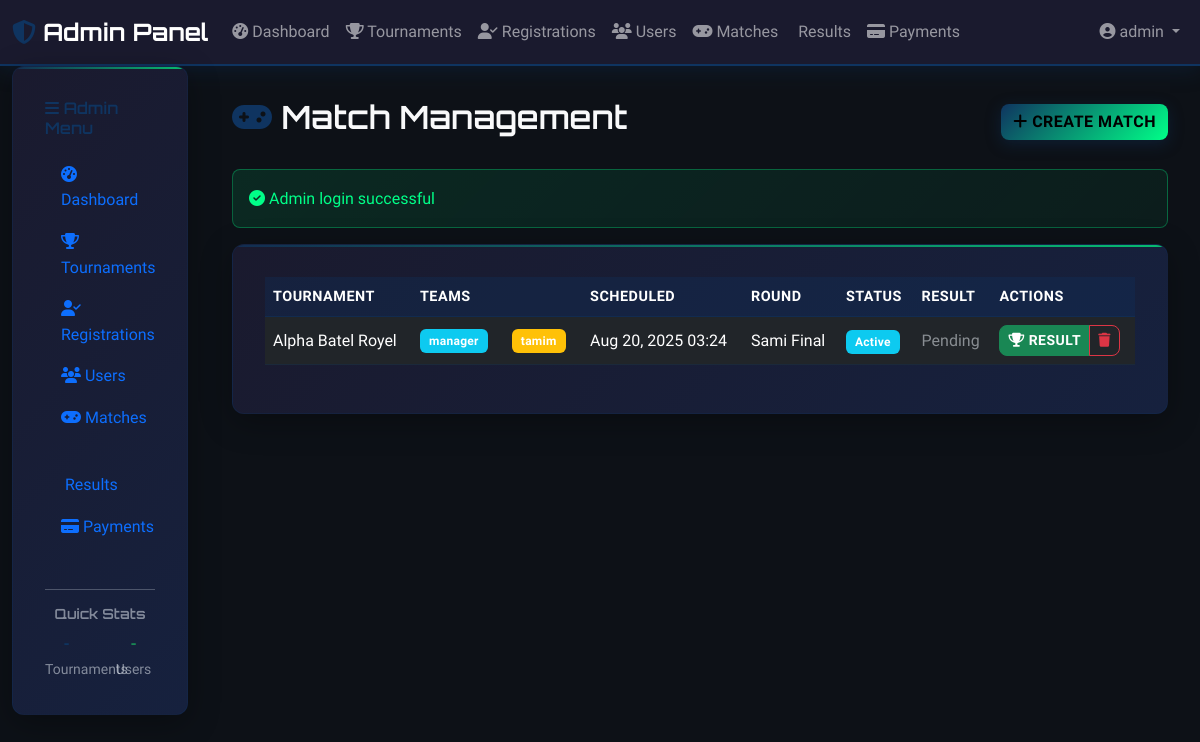
The page /admin/matches.php (signed in) on the database its author committed.
### tables this page shows
CREATE TABLE matches (
                    id INTEGER PRIMARY KEY AUTOINCREMENT,
                    tournament_id INTEGER NOT NULL,
                    team1_id INTEGER NOT NULL,
                    team2_id INTEGER NOT NULL,
                    team1_name VARCHAR(100),
                    team2_name VARCHAR(100),
                    status VARCHAR(20) DEFAULT 'scheduled',
                    score1 INTEGER,
                    score2 INTEGER,
                    winner_id INTEGER,
                    scheduled_at DATETIME,
                    started_at DATETIME,
                    completed_at DATETIME,
                    created_at DATETIME DEFAULT CURRENT_TIMESTAMP, scheduled_date DATETIME, updated_at TIMESTAMP DEFAULT CURRENT_TIMESTAMP, round VARCHAR(50), notes TEXT,
                    FOREIGN KEY (tournament_id) REFERENCES tournaments(id) ON DELETE CASCADE,
                    FOREIGN KEY (team1_id) REFERENCES users(id),
                    FOREIGN KEY (team2_id) REFERENCES users(id),
                    FOREIGN KEY (winner_id) REFERENCES users(id)
                );

CREATE TABLE tournaments (
                    id INTEGER PRIMARY KEY AUTOINCREMENT,
                    name VARCHAR(200) NOT NULL,
                    description TEXT,
                    game_type VARCHAR(100) NOT NULL,
                    max_teams INTEGER NOT NULL,
                    entry_fee DECIMAL(10,2) DEFAULT 0,
                    prize_pool DECIMAL(10,2) DEFAULT 0,
                    start_date DATETIME,
                    end_date DATETIME,
                    status VARCHAR(20) DEFAULT 'upcoming',
                    thumbnail VARCHAR(255),
                    created_at DATETIME DEFAULT CURRENT_TIMESTAMP,
                    updated_at DATETIME DEFAULT CURRENT_TIMESTAMP
                , winner_id INTEGER, runner_up_id INTEGER, third_place_id INTEGER, winner_prize DECIMAL(10,2) DEFAULT 0.00, runner_up_prize DECIMAL(10,2) DEFAULT 0.00, third_place_prize DECIMAL(10,2) DEFAULT 0.00);

### includes/functions.php (called while the page is built, shortened)
<?php
function getFlashMessage() {
    if (isset($_SESSION['flash_message'])) {
        $message = $_SESSION['flash_message'];
        $type = $_SESSION['flash_type'] ?? 'info';
        return ['message' => $message, 'type' => $type];
    }
    return null;
}
function formatDate($date, $format = 'M d, Y H:i') {
    return date($format, strtotime($date));
}
?>

### admin/matches.php (the view, shortened to what this page needs)
<?php
require_once '../config/config.php';
$action = $_GET['action'] ?? 'list';
$tournamentId = $_GET['tournament_id'] ?? null;
$success = '';
if ($action === 'list') {
    $whereClause = '';
    $params = [];
    $stmt = $pdo->prepare("
        SELECT m.*, t.name as tournament_name,
               u1.username as team1_name, u2.username as team2_name,
               uw.username as winner_name
        FROM matches m
        JOIN tournaments t ON m.tournament_id = t.id
        JOIN users u1 ON m.team1_id = u1.id
        JOIN users u2 ON m.team2_id = u2.id
        LEFT JOIN users uw ON m.winner_id = uw.id
        $whereClause
        ORDER BY m.scheduled_date DESC, m.created_at DESC
    ");
    $stmt->execute($params);
    $matches = $stmt->fetchAll();
}
$flash = getFlashMessage();
if ($flash) {
    if ($flash['type'] === 'success') $success = $flash['message'];
    else $error = $flash['message'];
}
?>
<!DOCTYPE html>
<html lang="en">
<head>
    <link href="https://cdn.jsdelivr.net/npm/bootstrap@5.3.0/dist/css/bootstrap.min.css" rel="stylesheet">
    <link rel="stylesheet" href="https://cdnjs.cloudflare.com/ajax/libs/font-awesome/6.4.0/css/all.min.css">
    <link rel="stylesheet" href="../assets/css/style.css">
</head>
<body>
    <?php include '../includes/navbar.php'; ?>
    <div class="container-fluid">
        <div class="row">
            <?php include '../includes/sidebar.php'; ?>
            <div class="col-lg-10 main-content">
                <div class="d-flex justify-content-between align-items-center mb-4">
                    <h2 class="text-light">
                        <i class="fas fa-gamepad text-accent"></i> Match Management
                    </h2>
                    <div>
                        <?php if ($action === 'list'): ?>
                            <a href="?action=create<?= $tournamentId ? '&tournament_id=' . $tournamentId : '' ?>" class="btn btn-accent">
                                <i class="fas fa-plus"></i> Create Match
                            </a>
                        <?php else: ?>
                            <a href="?<?= $tournamentId ? 'tournament_id=' . $tournamentId : '' ?>" class="btn btn-outline-light">
                                <i class="fas fa-arrow-left"></i> Back to List
                            </a>
                        <?php endif; ?>
                    </div>
                </div>
                <?php if ($success): ?>
                    <div class="alert alert-success">
                        <i class="fas fa-check-circle"></i> <?= htmlspecialchars($success) ?>
                    </div>
                <?php endif; ?>
                <?php if ($action === 'list'): ?>
                    <div class="gaming-card">
                        <?php if (empty($matches)): ?>
                            <div class="text-center text-light-50 py-5">
                                <i class="fas fa-gamepad fa-4x mb-3"></i>
                                <h4>No Matches Found</h4>
                                <p>Create your first match to get started</p>
                                <a href="?action=create<?= $tournamentId ? '&tournament_id=' . $tournamentId : '' ?>" class="btn btn-accent">
                                    <i class="fas fa-plus"></i> Create Match
                                </a>
                            </div>
                        <?php else: ?>
                            <div class="table-responsive">
                                <table class="table table-dark table-hover">
                                    <thead>
                                        <tr>
                                            <th>Tournament</th>
                                            <th>Teams</th>
                                            <th>Scheduled</th>
                                            <th>Round</th>
                                            <th>Status</th>
                                            <th>Result</th>
                                            <th>Actions</th>
                                        </tr>
                                    </thead>
                                    <tbody>
                                        <?php foreach ($matches as $match): ?>
                                            <tr>
                                                <td><?= htmlspecialchars($match['tournament_name']) ?></td>
                                                <td>
                                                    <div class="d-flex align-items-center">
                                                        <span class="badge bg-info me-2"><?= htmlspecialchars($match['team1_name']) ?></span>
                                                        <span class="badge bg-warning"><?= htmlspecialchars($match['team2_name']) ?></span>
                                                    </div>
                                                </td>
                                                <td><?= formatDate($match['scheduled_date']) ?></td>
                                                <td><?= htmlspecialchars($match['round']) ?></td>
                                                <td>
                                                    <span class="badge bg-<?= $match['status'] === 'completed' ? 'success' : ($match['status'] === 'live' ? 'danger' : 'info') ?>">
                                                        <?= ucfirst($match['status']) ?>
                                                    </span>
                                                </td>
                                                <td>
                                                    <?php if ($match['status'] === 'completed'): ?>
                                                        <span class="text-success fw-bold">
                                                            <?= htmlspecialchars($match['winner_name']) ?> Wins
                                                        </span>
                                                        <br><small class="text-light-50"><?= $match['score1'] ?> - <?= $match['score2'] ?></small>
                                                    <?php else: ?>
                                                        <span class="text-light-50">Pending</span>
                                                    <?php endif; ?>
                                                </td>
                                                <td>
                                                    <div class="btn-group" role="group">
                                                        <?php if ($match['status'] !== 'completed'): ?>
                                                            <a href="?action=result&id=<?= $match['id'] ?>" class="btn btn-sm btn-success">
                                                                <i class="fas fa-trophy"></i> Result
                                                            </a>
                                                        <?php endif; ?>
                                                        <a href="?action=delete&id=<?= $match['id'] ?>"
                                                           class="btn btn-sm btn-outline-danger"
                                                           onclick="return confirm('Are you sure you want to delete this match?')">
                                                            <i class="fas fa-trash"></i>
                                                        </a>
                                                    </div>
                                                </td>
                                            </tr>
                                        <?php endforeach; ?>
                                    </tbody>
                                </table>
                            </div>
                        <?php endif; ?>
                    </div>
                <?php endif; ?>
            </div>
        </div>
    </div>
</body>
</html>

### assets/css/style.css (style rules this page uses)
:root { --primary: #1a1a2e; --secondary: #16213e; --accent: #0f3460; --success: #00ff88; --warning: #ff6b35; --background: #0d1117; --text: #f0f6fc; --text-50: rgba(240, 246, 252, 0.5); --text-75: rgba(240, 246, 252, 0.75); }
* { box-sizing: border-box; }
body { background: var(--background); color: var(--text); font-family: 'Rajdhani', 'Roboto', sans-serif; line-height: 1.6; }
h1, h2, h3, h4, h5, h6 { font-family: 'Orbitron', monospace; font-weight: 600; }
.text-accent { color: var(--accent) !important; }
.text-light-50 { color: var(--text-50) !important; }
.btn { font-family: 'Rajdhani', sans-serif; font-weight: 600; text-transform: uppercase; letter-spacing: 0.5px; border-radius: 8px; transition: all 0.3s ease; position: relative; overflow: hidden; }
.btn-accent { background: linear-gradient(135deg, var(--accent) 0%, #00ff88 100%); border: none; color: #000; box-shadow: 0 4px 15px rgba(15, 52, 96, 0.4); }
.gaming-card { background: linear-gradient(135deg, var(--primary) 0%, var(--secondary) 100%); border: 1px solid rgba(15, 52, 96, 0.3); border-radius: 12px; padding: 2rem; box-shadow: 0 8px 32px rgba(0, 0, 0, 0.3); position: relative; overflow: hidden; }
.gaming-card:before { content: ''; position: absolute; top: 0; left: 0; right: 0; height: 2px; background: linear-gradient(90deg, var(--accent), var(--success)); opacity: 0.7; }
.table-dark { background-color: transparent; }
.table-dark th { background-color: rgba(15, 52, 96, 0.3); border-color: rgba(15, 52, 96, 0.5); font-weight: 600; text-transform: uppercase; letter-spacing: 0.5px; font-size: 0.9rem; }
.table-dark td { border-color: rgba(15, 52, 96, 0.3); vertical-align: middle; }
.alert { border-radius: 8px; border: none; font-weight: 500; }
.alert-success { background: linear-gradient(135deg, rgba(0, 255, 136, 0.1), rgba(0, 255, 136, 0.05)); color: var(--success); border: 1px solid rgba(0, 255, 136, 0.3); }
.badge { font-weight: 600; letter-spacing: 0.3px; padding: 0.5em 0.75em; }
.main-content { padding: 2rem; min-height: 100vh; }
.gaming-card { animation: fadeInUp 0.6s ease; }

### rows shown on the page
matches: tournament.name "Alpha Batel Royel", team1_name "manager", team2_name "tamim", scheduled_date "Aug 20, 2025 03:24", round "Sami Final", status "Active", shows "Pending"

### other values the page prints
$_SESSION['admin_username'] "admin"
$success "Admin login successful"
